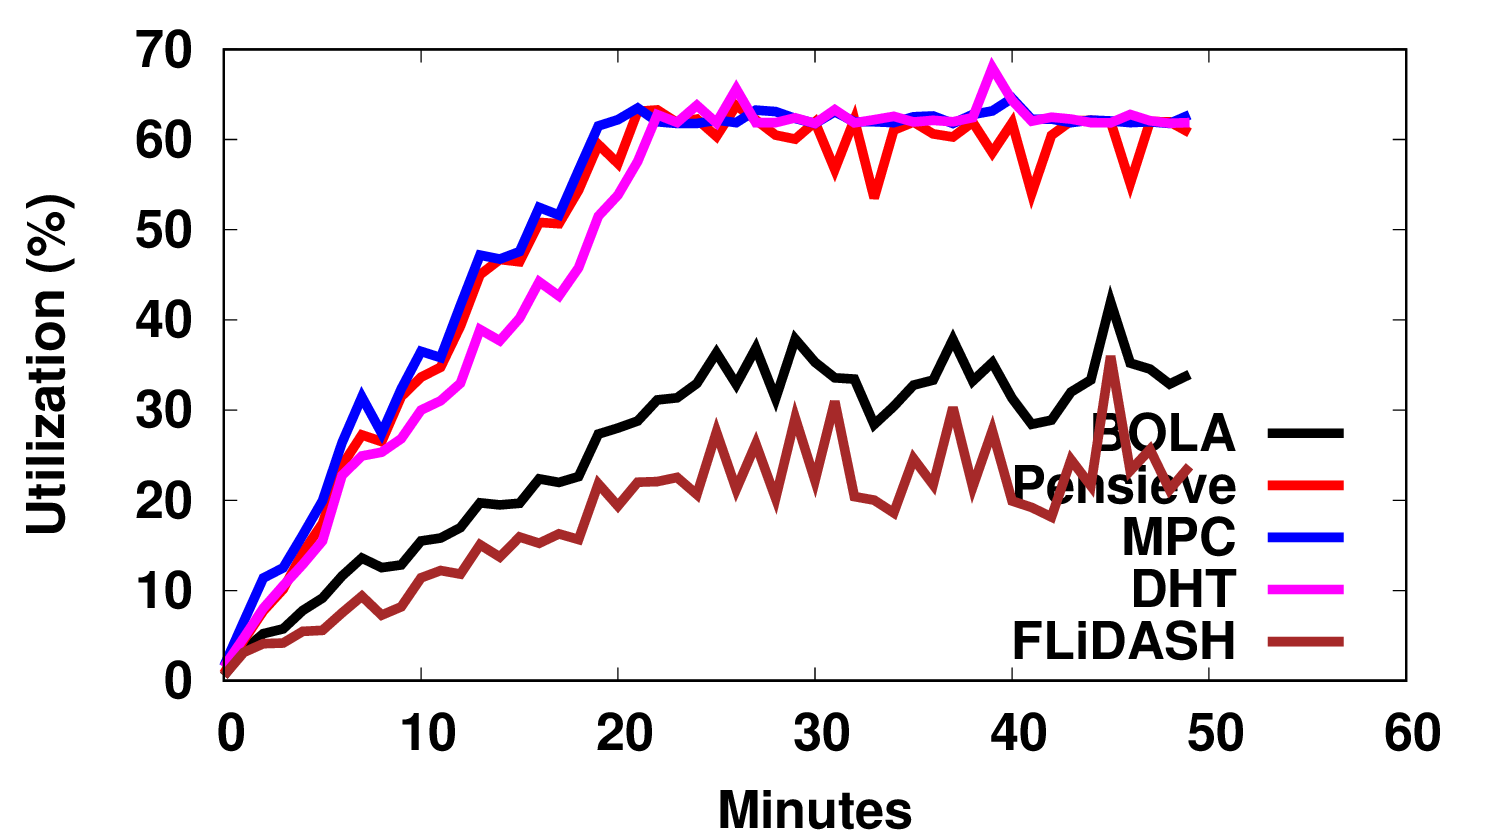

Here is the gnuplot script that generated this plot:
set terminal postscript eps enhanced color font 'Helvetica Bold,25'
set output "corenetwork_1.eps"
set size 1, 0.8
set bmargin 3
set key bottom right  samplen 2
set xlabel "Minutes"
set ylabel "Utilization (%)"


set xrange [0:60]

colors = "black red blue magenta brown #800000"
files = "BOLA Penseiv RobustMPC DHTEnvironment GrpDeterRm"
legend = "BOLA Pensieve MPC DHT FLiDASH"

plot for [i=1:words(files)] 'comparison/coreNetworkUsage/'.word(files, i).'.dat' u ($1/60000):($2/1000000/5.0) w lines lw 9 lc rgb word(colors, i) title word(legend, i)
